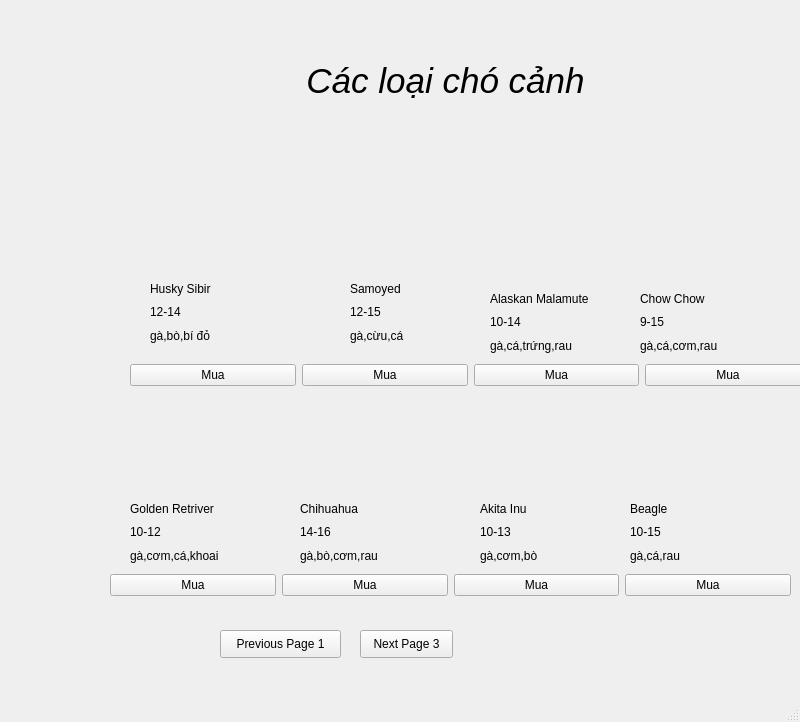
<?xml version="1.0" encoding="UTF-8"?>
<ui version="4.0">
 <class>MainWindow</class>
 <widget class="QMainWindow" name="MainWindow">
  <property name="geometry">
   <rect>
    <x>0</x>
    <y>0</y>
    <width>800</width>
    <height>722</height>
   </rect>
  </property>
  <property name="windowTitle">
   <string>MainWindow</string>
  </property>
  <widget class="QWidget" name="centralwidget">
   <widget class="QLabel" name="label">
    <property name="geometry">
     <rect>
      <x>0</x>
      <y>0</y>
      <width>151</width>
      <height>151</height>
     </rect>
    </property>
    <property name="styleSheet">
     <string notr="true">background-repeat: no-repeat;
background-position: center;
</string>
    </property>
    <property name="text">
     <string/>
    </property>
    <property name="pixmap">
     <pixmap resource="k.qrc">:/newPrefix/Downloads/spa.jpg</pixmap>
    </property>
    <property name="scaledContents">
     <bool>true</bool>
    </property>
   </widget>
   <widget class="QWidget" name="layoutWidget">
    <property name="geometry">
     <rect>
      <x>490</x>
      <y>290</y>
      <width>110</width>
      <height>64</height>
     </rect>
    </property>
    <layout class="QVBoxLayout" name="verticalLayout_3">
     <item>
      <widget class="QLabel" name="label_12">
       <property name="text">
        <string>Alaskan Malamute</string>
       </property>
      </widget>
     </item>
     <item>
      <widget class="QLabel" name="label_13">
       <property name="text">
        <string>10-14</string>
       </property>
      </widget>
     </item>
     <item>
      <widget class="QLabel" name="label_14">
       <property name="text">
        <string>gà,cá,trứng,rau</string>
       </property>
      </widget>
     </item>
    </layout>
   </widget>
   <widget class="QWidget" name="layoutWidget_2">
    <property name="geometry">
     <rect>
      <x>640</x>
      <y>290</y>
      <width>91</width>
      <height>64</height>
     </rect>
    </property>
    <layout class="QVBoxLayout" name="verticalLayout_4">
     <item>
      <widget class="QLabel" name="label_15">
       <property name="text">
        <string>Chow Chow</string>
       </property>
      </widget>
     </item>
     <item>
      <widget class="QLabel" name="label_16">
       <property name="text">
        <string>9-15</string>
       </property>
      </widget>
     </item>
     <item>
      <widget class="QLabel" name="label_17">
       <property name="text">
        <string>gà,cá,cơm,rau</string>
       </property>
      </widget>
     </item>
    </layout>
   </widget>
   <widget class="QLabel" name="label_18">
    <property name="geometry">
     <rect>
      <x>0</x>
      <y>150</y>
      <width>121</width>
      <height>261</height>
     </rect>
    </property>
    <property name="text">
     <string/>
    </property>
    <property name="pixmap">
     <pixmap>../../../Downloads/Screenshot_2024-11-17_163311-transformed.png</pixmap>
    </property>
    <property name="scaledContents">
     <bool>true</bool>
    </property>
   </widget>
   <widget class="QWidget" name="layoutWidget_3">
    <property name="geometry">
     <rect>
      <x>630</x>
      <y>500</y>
      <width>57</width>
      <height>64</height>
     </rect>
    </property>
    <layout class="QVBoxLayout" name="verticalLayout_5">
     <item>
      <widget class="QLabel" name="label_19">
       <property name="text">
        <string>Beagle</string>
       </property>
      </widget>
     </item>
     <item>
      <widget class="QLabel" name="label_20">
       <property name="text">
        <string>10-15</string>
       </property>
      </widget>
     </item>
     <item>
      <widget class="QLabel" name="label_21">
       <property name="text">
        <string>gà,cá,rau</string>
       </property>
      </widget>
     </item>
    </layout>
   </widget>
   <widget class="QWidget" name="layoutWidget_4">
    <property name="geometry">
     <rect>
      <x>480</x>
      <y>500</y>
      <width>62</width>
      <height>64</height>
     </rect>
    </property>
    <layout class="QVBoxLayout" name="verticalLayout_6">
     <item>
      <widget class="QLabel" name="label_22">
       <property name="text">
        <string>Akita Inu</string>
       </property>
      </widget>
     </item>
     <item>
      <widget class="QLabel" name="label_23">
       <property name="text">
        <string>10-13</string>
       </property>
      </widget>
     </item>
     <item>
      <widget class="QLabel" name="label_24">
       <property name="text">
        <string>gà,cơm,bò</string>
       </property>
      </widget>
     </item>
    </layout>
   </widget>
   <widget class="QWidget" name="layoutWidget_5">
    <property name="geometry">
     <rect>
      <x>110</x>
      <y>570</y>
      <width>681</width>
      <height>30</height>
     </rect>
    </property>
    <layout class="QHBoxLayout" name="horizontalLayout_2">
     <item>
      <widget class="QPushButton" name="pushButton_5">
       <property name="text">
        <string>Mua</string>
       </property>
      </widget>
     </item>
     <item>
      <widget class="QPushButton" name="pushButton_6">
       <property name="text">
        <string>Mua</string>
       </property>
      </widget>
     </item>
     <item>
      <widget class="QPushButton" name="pushButton_7">
       <property name="text">
        <string>Mua</string>
       </property>
      </widget>
     </item>
     <item>
      <widget class="QPushButton" name="pushButton_9">
       <property name="text">
        <string>Mua</string>
       </property>
      </widget>
     </item>
    </layout>
   </widget>
   <widget class="QWidget" name="layoutWidget_6">
    <property name="geometry">
     <rect>
      <x>130</x>
      <y>500</y>
      <width>95</width>
      <height>64</height>
     </rect>
    </property>
    <layout class="QVBoxLayout" name="verticalLayout_7">
     <item>
      <widget class="QLabel" name="label_25">
       <property name="text">
        <string>Golden Retriver</string>
       </property>
      </widget>
     </item>
     <item>
      <widget class="QLabel" name="label_26">
       <property name="text">
        <string>10-12</string>
       </property>
      </widget>
     </item>
     <item>
      <widget class="QLabel" name="label_27">
       <property name="text">
        <string>gà,cơm,cá,khoai</string>
       </property>
      </widget>
     </item>
    </layout>
   </widget>
   <widget class="QWidget" name="layoutWidget_7">
    <property name="geometry">
     <rect>
      <x>300</x>
      <y>500</y>
      <width>85</width>
      <height>64</height>
     </rect>
    </property>
    <layout class="QVBoxLayout" name="verticalLayout_8">
     <item>
      <widget class="QLabel" name="label_28">
       <property name="text">
        <string>Chihuahua</string>
       </property>
      </widget>
     </item>
     <item>
      <widget class="QLabel" name="label_29">
       <property name="text">
        <string>14-16</string>
       </property>
      </widget>
     </item>
     <item>
      <widget class="QLabel" name="label_30">
       <property name="text">
        <string>gà,bò,cơm,rau</string>
       </property>
      </widget>
     </item>
    </layout>
   </widget>
   <widget class="QPushButton" name="pushButton_10">
    <property name="geometry">
     <rect>
      <x>360</x>
      <y>630</y>
      <width>93</width>
      <height>28</height>
     </rect>
    </property>
    <property name="text">
     <string>Next Page 3</string>
    </property>
   </widget>
   <widget class="QPushButton" name="pushButton_11">
    <property name="geometry">
     <rect>
      <x>220</x>
      <y>630</y>
      <width>121</width>
      <height>28</height>
     </rect>
    </property>
    <property name="text">
     <string>Previous Page 1</string>
    </property>
   </widget>
   <widget class="QLabel" name="label_2">
    <property name="geometry">
     <rect>
      <x>120</x>
      <y>160</y>
      <width>131</width>
      <height>111</height>
     </rect>
    </property>
    <property name="text">
     <string/>
    </property>
    <property name="pixmap">
     <pixmap>../../../Downloads/cute-siberian-husky-puppies-sleeping-260nw-389503636.webp</pixmap>
    </property>
    <property name="scaledContents">
     <bool>true</bool>
    </property>
   </widget>
   <widget class="QLabel" name="label_3">
    <property name="geometry">
     <rect>
      <x>320</x>
      <y>160</y>
      <width>121</width>
      <height>111</height>
     </rect>
    </property>
    <property name="text">
     <string/>
    </property>
    <property name="pixmap">
     <pixmap>../../../Downloads/48753254458_b000acb258_b.jpg</pixmap>
    </property>
    <property name="scaledContents">
     <bool>true</bool>
    </property>
   </widget>
   <widget class="QLabel" name="label_4">
    <property name="geometry">
     <rect>
      <x>490</x>
      <y>160</y>
      <width>111</width>
      <height>111</height>
     </rect>
    </property>
    <property name="text">
     <string/>
    </property>
    <property name="pixmap">
     <pixmap>../../../Downloads/Alaskan-malamute-1-1.jpg</pixmap>
    </property>
    <property name="scaledContents">
     <bool>true</bool>
    </property>
   </widget>
   <widget class="QLabel" name="label_5">
    <property name="geometry">
     <rect>
      <x>630</x>
      <y>160</y>
      <width>101</width>
      <height>111</height>
     </rect>
    </property>
    <property name="text">
     <string/>
    </property>
    <property name="pixmap">
     <pixmap>../../../Downloads/images (1).jpeg</pixmap>
    </property>
    <property name="scaledContents">
     <bool>true</bool>
    </property>
   </widget>
   <widget class="QLabel" name="label_31">
    <property name="geometry">
     <rect>
      <x>130</x>
      <y>400</y>
      <width>101</width>
      <height>91</height>
     </rect>
    </property>
    <property name="text">
     <string/>
    </property>
    <property name="pixmap">
     <pixmap>../../../Downloads/z3550366887479_debbd1a4361ce0d531dc9511bc53df7c.jpg</pixmap>
    </property>
    <property name="scaledContents">
     <bool>true</bool>
    </property>
   </widget>
   <widget class="QLabel" name="label_32">
    <property name="geometry">
     <rect>
      <x>300</x>
      <y>400</y>
      <width>111</width>
      <height>91</height>
     </rect>
    </property>
    <property name="text">
     <string/>
    </property>
    <property name="pixmap">
     <pixmap>../../../Downloads/z3553435605827_205ed65d3489f97402d85462a4aacbfc.jpg</pixmap>
    </property>
    <property name="scaledContents">
     <bool>true</bool>
    </property>
   </widget>
   <widget class="QLabel" name="label_33">
    <property name="geometry">
     <rect>
      <x>480</x>
      <y>400</y>
      <width>101</width>
      <height>91</height>
     </rect>
    </property>
    <property name="text">
     <string/>
    </property>
    <property name="pixmap">
     <pixmap>../../../Downloads/7e41bef14d986799bca4e50442ba843d.jpg</pixmap>
    </property>
    <property name="scaledContents">
     <bool>true</bool>
    </property>
   </widget>
   <widget class="QLabel" name="label_34">
    <property name="geometry">
     <rect>
      <x>630</x>
      <y>400</y>
      <width>111</width>
      <height>91</height>
     </rect>
    </property>
    <property name="text">
     <string/>
    </property>
    <property name="pixmap">
     <pixmap>../../../Downloads/996cc02726d64fd9476d6e683d0aa2de.jpg</pixmap>
    </property>
    <property name="scaledContents">
     <bool>true</bool>
    </property>
   </widget>
   <widget class="QLabel" name="label_35">
    <property name="geometry">
     <rect>
      <x>300</x>
      <y>420</y>
      <width>91</width>
      <height>61</height>
     </rect>
    </property>
    <property name="text">
     <string/>
    </property>
    <property name="pixmap">
     <pixmap>../../../Downloads/Degaen.jpg</pixmap>
    </property>
    <property name="scaledContents">
     <bool>true</bool>
    </property>
   </widget>
   <widget class="QLabel" name="label_36">
    <property name="geometry">
     <rect>
      <x>130</x>
      <y>400</y>
      <width>121</width>
      <height>101</height>
     </rect>
    </property>
    <property name="text">
     <string/>
    </property>
    <property name="pixmap">
     <pixmap>../../../Downloads/images.jpeg</pixmap>
    </property>
    <property name="scaledContents">
     <bool>true</bool>
    </property>
   </widget>
   <widget class="QLabel" name="label_38">
    <property name="geometry">
     <rect>
      <x>0</x>
      <y>150</y>
      <width>121</width>
      <height>261</height>
     </rect>
    </property>
    <property name="text">
     <string/>
    </property>
    <property name="pixmap">
     <pixmap>../../../../../Screenshot 2024-11-17 163311.png</pixmap>
    </property>
    <property name="scaledContents">
     <bool>true</bool>
    </property>
   </widget>
   <widget class="QPushButton" name="pushButton_8">
    <property name="geometry">
     <rect>
      <x>290</x>
      <y>60</y>
      <width>311</width>
      <height>41</height>
     </rect>
    </property>
    <property name="styleSheet">
     <string notr="true">border : none;
font-family: &quot;Times New Roman&quot;;
font-style: italic;
font-size: 35px;</string>
    </property>
    <property name="text">
     <string>Các loại chó cảnh</string>
    </property>
   </widget>
   <widget class="QWidget" name="layoutWidget_8">
    <property name="geometry">
     <rect>
      <x>130</x>
      <y>360</y>
      <width>681</width>
      <height>30</height>
     </rect>
    </property>
    <layout class="QHBoxLayout" name="horizontalLayout_3">
     <item>
      <widget class="QPushButton" name="pushButton">
       <property name="text">
        <string>Mua</string>
       </property>
      </widget>
     </item>
     <item>
      <widget class="QPushButton" name="pushButton_2">
       <property name="text">
        <string>Mua</string>
       </property>
      </widget>
     </item>
     <item>
      <widget class="QPushButton" name="pushButton_3">
       <property name="text">
        <string>Mua</string>
       </property>
      </widget>
     </item>
     <item>
      <widget class="QPushButton" name="pushButton_4">
       <property name="text">
        <string>Mua</string>
       </property>
      </widget>
     </item>
    </layout>
   </widget>
   <widget class="QWidget" name="layoutWidget_9">
    <property name="geometry">
     <rect>
      <x>150</x>
      <y>280</y>
      <width>66</width>
      <height>64</height>
     </rect>
    </property>
    <layout class="QVBoxLayout" name="verticalLayout_2">
     <item>
      <widget class="QLabel" name="label_6">
       <property name="text">
        <string>Husky Sibir</string>
       </property>
      </widget>
     </item>
     <item>
      <widget class="QLabel" name="label_7">
       <property name="text">
        <string>12-14</string>
       </property>
      </widget>
     </item>
     <item>
      <widget class="QLabel" name="label_8">
       <property name="text">
        <string>gà,bò,bí đỏ</string>
       </property>
      </widget>
     </item>
    </layout>
   </widget>
   <widget class="QWidget" name="layoutWidget_10">
    <property name="geometry">
     <rect>
      <x>350</x>
      <y>280</y>
      <width>58</width>
      <height>64</height>
     </rect>
    </property>
    <layout class="QVBoxLayout" name="verticalLayout">
     <item>
      <widget class="QLabel" name="label_11">
       <property name="text">
        <string>Samoyed</string>
       </property>
      </widget>
     </item>
     <item>
      <widget class="QLabel" name="label_9">
       <property name="text">
        <string>12-15</string>
       </property>
      </widget>
     </item>
     <item>
      <widget class="QLabel" name="label_10">
       <property name="text">
        <string>gà,cừu,cá</string>
       </property>
      </widget>
     </item>
    </layout>
   </widget>
   <widget class="QLabel" name="label_37">
    <property name="geometry">
     <rect>
      <x>0</x>
      <y>-10</y>
      <width>801</width>
      <height>701</height>
     </rect>
    </property>
    <property name="text">
     <string/>
    </property>
    <property name="pixmap">
     <pixmap>../../../Downloads/blob-scene-haikei.png</pixmap>
    </property>
    <property name="scaledContents">
     <bool>true</bool>
    </property>
   </widget>
   <zorder>label_37</zorder>
   <zorder>label</zorder>
   <zorder>layoutWidget</zorder>
   <zorder>layoutWidget_2</zorder>
   <zorder>label_18</zorder>
   <zorder>layoutWidget_3</zorder>
   <zorder>layoutWidget_4</zorder>
   <zorder>layoutWidget_5</zorder>
   <zorder>layoutWidget_6</zorder>
   <zorder>layoutWidget_7</zorder>
   <zorder>pushButton_10</zorder>
   <zorder>pushButton_11</zorder>
   <zorder>label_2</zorder>
   <zorder>label_3</zorder>
   <zorder>label_4</zorder>
   <zorder>label_5</zorder>
   <zorder>label_31</zorder>
   <zorder>label_32</zorder>
   <zorder>label_33</zorder>
   <zorder>label_34</zorder>
   <zorder>label_35</zorder>
   <zorder>label_36</zorder>
   <zorder>label_38</zorder>
   <zorder>pushButton_8</zorder>
   <zorder>layoutWidget_8</zorder>
   <zorder>layoutWidget_9</zorder>
   <zorder>layoutWidget_10</zorder>
  </widget>
  <widget class="QMenuBar" name="menubar">
   <property name="geometry">
    <rect>
     <x>0</x>
     <y>0</y>
     <width>800</width>
     <height>26</height>
    </rect>
   </property>
  </widget>
  <widget class="QStatusBar" name="statusbar"/>
 </widget>
 <resources>
  <include location="k.qrc"/>
 </resources>
 <connections/>
</ui>
